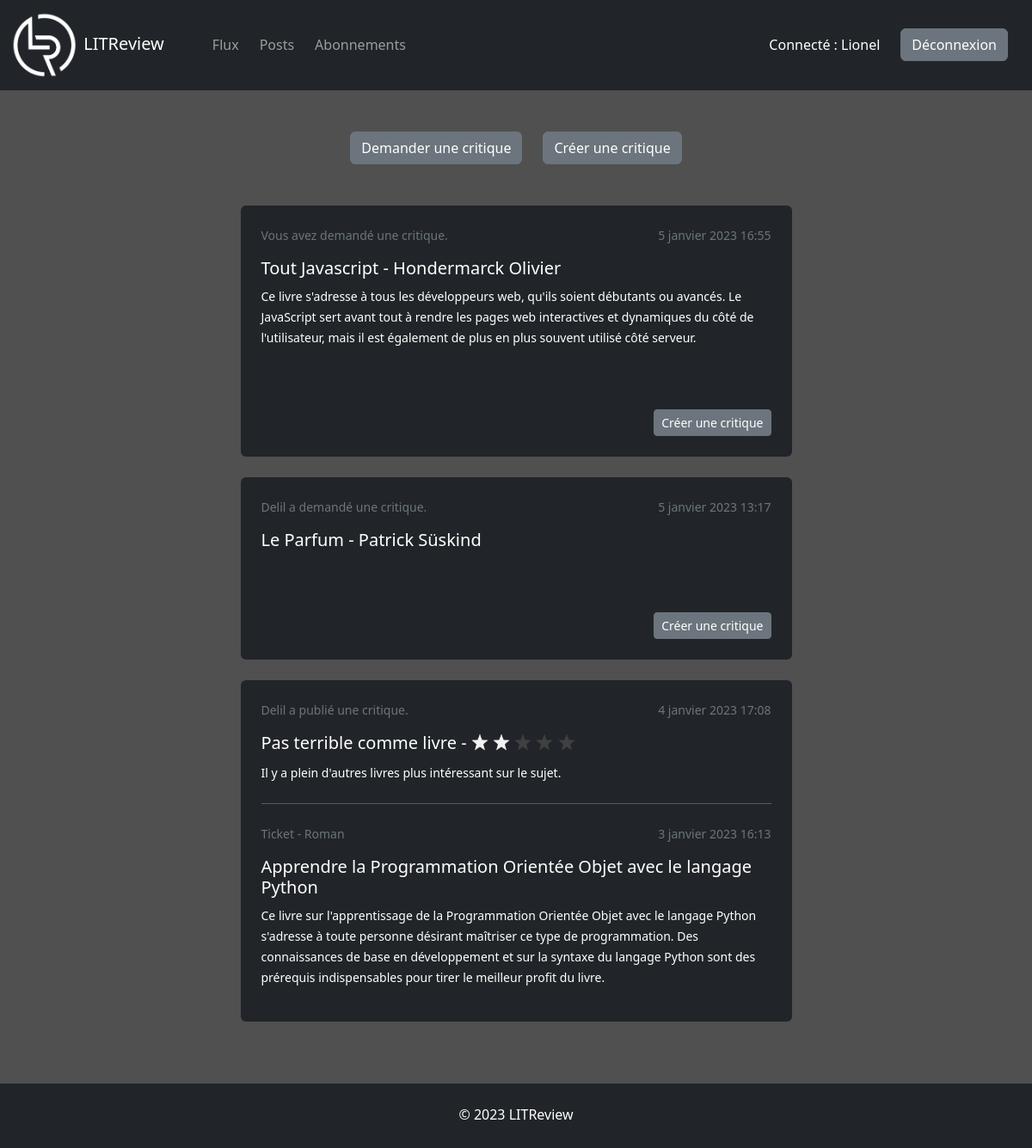
Screenshot of /flux/ (signed in) with the database file from the repository.
### accounts/models.py (models this page shows)
class User(AbstractUser):
    pass

### reviews/models.py (models this page shows, shortened)
class Ticket(models.Model):
    user = models.ForeignKey(to=settings.AUTH_USER_MODEL, on_delete=models.CASCADE)
    title = models.CharField(max_length=128)
    description = models.TextField(max_length=2048, blank=True)
    image = models.ImageField(null=True, blank=True, upload_to="book_covers")
    time_created = models.DateTimeField(auto_now_add=True)

class Review(models.Model):
    RATING_CHOICES = ((1, "1"), (2, "2"), (3, "3"), (4, "4"), (5, "5"))
    user = models.ForeignKey(to=settings.AUTH_USER_MODEL, on_delete=models.CASCADE)
    ticket = models.OneToOneField(to=Ticket, on_delete=models.CASCADE, related_name="review")
    headline = models.CharField(max_length=128)
    rating = models.SmallIntegerField(choices=RATING_CHOICES)
    body = models.TextField(max_length=8192, blank=True)
    time_created = models.DateTimeField(auto_now_add=True)

### reviews/views.py (the view)
# urls.py: path("flux/", views.feed, name="feed"),
@login_required
def feed(request):
    followed_users = [request.user]
    for subscription in Subscription.objects.filter(user=request.user):
        followed_users.append(subscription.followed_user)
    tickets = Ticket.objects.filter(user__in=followed_users)
    reviews = Review.objects.filter(Q(user__in=followed_users) | Q(ticket__user=request.user))
    tickets = tickets.annotate(content_type=Value("TICKET", CharField()))
    reviews = reviews.annotate(content_type=Value("REVIEW", CharField()))
    posts = sorted(chain(reviews, tickets), key=lambda post: post.time_created, reverse=True)
    context = {"posts": posts}
    return render(request, "reviews/feed.html", context)

### reviews/templates/reviews/feed.html (shortened to what this page needs)
{% extends "base.html" %}
{% load bootstrap5 %}
{% block content %}
<div class="row justify-content-center">
    <div class="col-md-9 col-lg-8 col-xl-7 col-xxl-6">
        <div class="d-flex justify-content-center mb-5">
            <a href="{% url 'create_ticket' %}" class="btn btn-secondary me-4">Demander une critique</a>
            <a href="{% url 'create_ticket_and_review' %}" class="btn btn-secondary">Créer une critique</a>
        </div>
        {% for post in posts %}
        {% if post.content_type == "TICKET" and not post.review %}
        {% include "reviews/fragments/feed/ticket.html" %}
        {% elif post.content_type == "REVIEW" %}
        {% include "reviews/fragments/feed/review.html" %}
        {% endif %}
        {% endfor %}
    </div>
</div>
{% endblock content %}

### templates/base.html (shortened to what this page needs)
<!DOCTYPE html>
{% load static %}
<html lang="fr">
<head>
    <link
    href="https://cdn.jsdelivr.net/npm/bootstrap@5.3.0-alpha1/dist/css/bootstrap.min.css"
    rel="stylesheet"
>
    <link rel="stylesheet" href="{% static 'css/style.css' %}">
</head>
<body>
    <div id="main-container">
        <nav class="navbar navbar-dark bg-dark navbar-expand-lg" data-bs-theme="dark">
            <div class="container-fluid">
                <a class="navbar-brand me-5" href="">
                    <img id="logo" src="{% static 'img/logo.png' %}" alt="logo">
                    LITReview
                </a>
                {% if user.is_authenticated %}
                <div class="collapse navbar-collapse" id="navbar">
                    <ul class="navbar-nav me-auto mb-2 mb-lg-0">
                        <li>
                            <a class="nav-link me-2" href="{% url 'feed' %}">Flux</a>
                        </li>
                        <li>
                            <a class="nav-link me-2" href="{% url 'posts' %}">Posts</a>
                        </li>
                        <li>
                            <a class="nav-link me-2" href="{% url 'subscriptions' %}">Abonnements</a>
                        </li>
                    </ul>
                    <p class="text-white mt-3 me-4">Connecté : {{ user.username }}</p>
                    <a class="btn btn-secondary me-3 my-2" href="{% url 'logout' %}">Déconnexion</a>
                </div>
                {% endif %}
            </div>
        </nav>
        <div class="container mt-5">
            {% block content %}
            {% endblock content %}
        </div>
    </div>
    <footer class="bg-dark mt-5">
        <p class="text-white text-center pt-4">&copy; <span>{% now "Y" %}</span> LITReview</p>
    </footer>
</body>
</html>

### reviews/templates/reviews/fragments/feed/ticket.html (shortened to what this page needs)
<div class="bg-dark rounded p-4 mb-4">
    <div class="d-flex justify-content-between text-secondary">
        {% if post.user == user %}
        <small>Vous avez demandé une critique.</small>
        {% else %}
        <small>{{ post.user.username }} a demandé une critique.</small>
        {% endif %}
        <small class="ms-4">{{ post.time_created|date }} {{ post.time_created|time }}</small>
    </div>
    <h5 class="text-white mt-3">{{ post.title }}</h5>
    {% if post.description %}
    <p class="text-white"><small>{{ post.description }}</small></p>
    {% endif %}
    {% if post.image %}
    <div class="row justify-content-center mt-4">
        <div class="col-8 col-sm-5 col-lg-4">
        </div>
    </div>
    {% endif %}
    <p class="text-end mt-4 mb-0">
        <a class="btn btn-sm btn-secondary" href="{% url 'create_review' post.id %}">Créer une critique</a>
    </p>
</div>

### reviews/templates/reviews/fragments/feed/review.html (shortened to what this page needs)
<div class="bg-dark rounded p-4 mb-4">
    <div class="d-flex justify-content-between text-secondary">
        {% if post.user == user %}
        <small>Vous avez publié une critique.</small>
        {% else %}
        <small>{{ post.user.username }} a publié une critique.</small>
        {% endif %}
        <small class="ms-4">{{ post.time_created|date }} {{ post.time_created|time }}</small>
    </div>
    <h5 class="text-white mt-3">
        {{ post.headline }} -
        <span class="nobr">{% include "reviews/fragments/star_rating.html" %}</span>
    </h5>
    <p class="text-white"><small>{{ post.body }}</small></p>
    <hr class="text-white my-4">
    <div class="d-flex justify-content-between text-secondary">
        {% if post.ticket.user == user %}
        <small>Ticket - Vous</small>
        {% else %}
        <small>Ticket - {{ post.ticket.user.username }}</small>
        {% endif %}
        <small class="ms-4">{{ post.ticket.time_created|date }} {{ post.ticket.time_created|time }}</small>
    </div>
    <h5 class="text-white mt-3">{{ post.ticket.title }}</h5>
    {% if post.ticket.description %}
    <p class="text-white"><small>{{ post.ticket.description }}</small></p>
    {% endif %}
</div>

### reviews/templates/reviews/fragments/star_rating.html (shortened to what this page needs)
{% load static %}
{% if post.rating == 5 %}
<img class="star" src="{% static 'img/filled-star.png' %}" alt="">
<img class="star" src="{% static 'img/filled-star.png' %}" alt="">
<img class="star" src="{% static 'img/filled-star.png' %}" alt="">
<img class="star" src="{% static 'img/filled-star.png' %}" alt="">
<img class="star" src="{% static 'img/filled-star.png' %}" alt="">
{% elif post.rating == 2 %}
<img class="star" src="{% static 'img/filled-star.png' %}" alt="">
<img class="star" src="{% static 'img/filled-star.png' %}" alt="">
<img class="star" src="{% static 'img/empty-star.png' %}" alt="">
<img class="star" src="{% static 'img/empty-star.png' %}" alt="">
<img class="star" src="{% static 'img/empty-star.png' %}" alt="">
{% endif %}

### static/css/style.css (style rules this page uses)
body { background-color: rgb(80, 80, 80); }
.nobr { white-space: nowrap; }
#main-container { min-height: calc(100vh - 75px); }
footer { height: 75px; }
#logo { max-width: 80px; }
a { color: rgb(195, 195, 195); text-underline-offset: 3px; }
.star { width: 20px; padding-bottom: 5px; }

### rows the page displays
User: username "Lionel"
Ticket: shows "Vous avez demandé une critique.", time_created "5 janvier 2023", time_created "16:55", title "Tout Javascript - Hondermarck Olivier", description "Ce livre s'adresse à tous les développeurs web, qu'ils soient débutants ou avancés. Le JavaScript sert avant tout à rendre les pages web interactives et dynamiques du côté de l'utilisateur, mais il est également de plus en plus souvent utilisé côté serveur."
Ticket: user.username "Delil", time_created "5 janvier 2023", time_created "13:17", title "Le Parfum - Patrick Süskind"
Review: user.username "Delil", time_created "4 janvier 2023", time_created "17:08", headline "Pas terrible comme livre", rating 2 (drawn), body "Il y a plein d'autres livres plus intéressant sur le sujet.", ticket.user.username "Roman", ticket.time_created "3 janvier 2023", ticket.time_created "16:13", ticket "Apprendre la Programmation Orientée Objet avec le langage Python", ticket.description "Ce livre sur l'apprentissage de la Programmation Orientée Objet avec le langage Python s'adresse à toute personne désirant maîtriser ce type de programmation. Des connaissances de base en développement et sur la syntaxe du langage Python sont des prérequis indispensables pour tirer le meilleur profit du livre."
